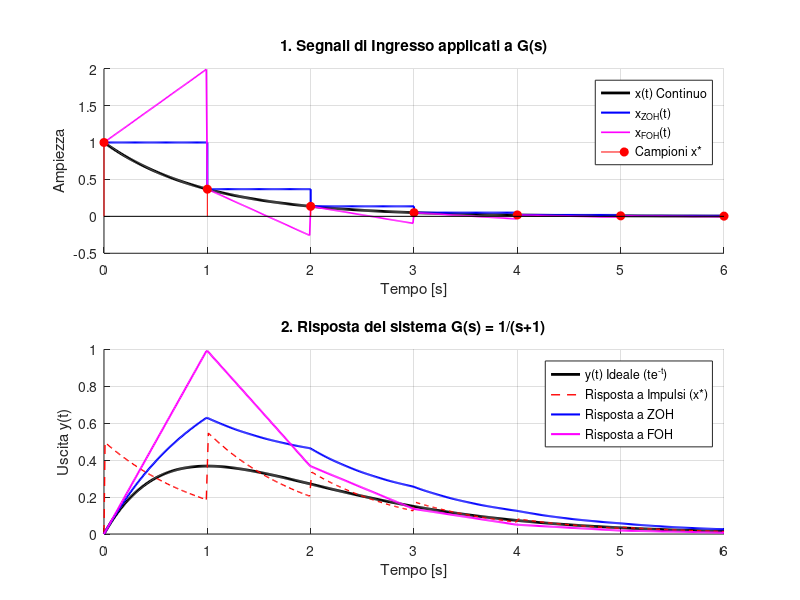

This figure's MATLAB source:
%% Risposta di G(s) a diversi tipi di ricostruzione del segnale
clear; clc; close all;

% --- 1. Definizione del Sistema e del Tempo ---
% G(s) = 1 / (s + 1)
num = 1;
den = [1 1];
sys = tf(num, den);

% Parametri temporali
T = 1;              % Periodo di campionamento
T_sim = 6;          % Durata simulazione
dt = 0.01;          % Risoluzione fine per la simulazione continua
t = 0:dt:T_sim;     % Vettore tempo continuo

% Istanti di campionamento discreti
k_idx = 0:T:T_sim;  

% --- 2. Generazione degli Ingressi (Input) ---

% A. Segnale Continuo x(t) = e^-t
x_cont = exp(-t);

% Campioni discreti x*(k)
x_samples = exp(-k_idx);

% B. Treno di Impulsi (Approssimazione per simulazione)
% Un impulso di Dirac è approssimato come un rettangolo di base dt e altezza x/dt
x_impulse = zeros(size(t));
for i = 1:length(k_idx)
    % Trova l'indice nel vettore t più vicino all'istante di campionamento
    [~, idx] = min(abs(t - k_idx(i))); 
    % Area dell'impulso deve essere pari al campione
    x_impulse(idx) = x_samples(i) / dt; 
end

% C. Ricostruzione ZOH (Zero Order Hold)
x_zoh = zeros(size(t));
for i = 1:length(t)
    % Trova l'ultimo campione valido (k)
    k_current = floor(t(i)/T);
    idx_sample = k_current + 1; % Indice MATLAB (1-based)
    if idx_sample <= length(x_samples)
        x_zoh(i) = x_samples(idx_sample);
    end
end

% D. Ricostruzione FOH (First Order Hold - Causale)
% Formula: x(t) = x[k] + (x[k] - x[k-1])/T * (t - kT)
x_foh = zeros(size(t));
for i = 1:length(t)
    k = floor(t(i)/T);
    idx_k = k + 1;
    
    if idx_k == 1
        % Al primo passo (t < T) assumiamo x[-1] = 0 per la pendenza
        xk = x_samples(1);
        slope = (xk - 0) / T; % Pendenza tra 0 e x(0)
        x_foh(i) = xk + slope * (t(i) - 0); % O semplicemente xk se non predittivo puro
    elseif idx_k <= length(x_samples)
        xk = x_samples(idx_k);
        xk_prev = x_samples(idx_k-1);
        slope = (xk - xk_prev) / T;
        dt_loc = t(i) - k_idx(idx_k);
        x_foh(i) = xk + slope * dt_loc;
    end
end

% --- 3. Calcolo delle Risposte del Sistema (Output) ---
% Usiamo lsim per simulare la risposta di G(s) ai vari ingressi
y_cont = lsim(sys, x_cont, t);      % Risposta ideale
y_imp  = lsim(sys, x_impulse, t);   % Risposta al treno di impulsi
y_zoh  = lsim(sys, x_zoh, t);       % Risposta all'ingresso a gradini
y_foh  = lsim(sys, x_foh, t);       % Risposta all'ingresso FOH

% Soluzione Analitica Esatta per il caso continuo (per verifica)
% Y(s) = 1/(s+1)^2 -> y(t) = t*e^-t
y_exact = t .* exp(-t); 

% --- 4. Plot dei Risultati ---

figure('Name', 'Analisi Risposte', 'Position', [100, 100, 1200, 800]);

% --- SUBPLOT 1: Gli Ingressi ---
subplot(2,1,1);
hold on; grid on;
plot(t, x_cont, 'k', 'LineWidth', 2, 'DisplayName', 'x(t) Continuo');
stairs(t, x_zoh, 'b', 'LineWidth', 1.5, 'DisplayName', 'x_{ZOH}(t)');
plot(t, x_foh, 'm', 'LineWidth', 1.2, 'DisplayName', 'x_{FOH}(t)');
stem(k_idx, x_samples, 'r', 'filled', 'DisplayName', 'Campioni x*');
title('1. Segnali di Ingresso applicati a G(s)');
legend('Location', 'northeast');
xlabel('Tempo [s]'); ylabel('Ampiezza');

% --- SUBPLOT 2: Le Risposte (Uscite) ---
subplot(2,1,2);
hold on; grid on;

% Risposta Ideale
plot(t, y_cont, 'k', 'LineWidth', 2, 'DisplayName', 'y(t) Ideale (te^-^t)');

% Risposta al campionamento impulsivo
plot(t, y_imp, 'r--', 'LineWidth', 1, 'DisplayName', 'Risposta a Impulsi (x*)');

% Risposta allo ZOH
plot(t, y_zoh, 'b-', 'LineWidth', 1.5, 'DisplayName', 'Risposta a ZOH');

% Risposta al FOH
plot(t, y_foh, 'm-', 'LineWidth', 1.5, 'DisplayName', 'Risposta a FOH');

title('2. Risposta del sistema G(s) = 1/(s+1)');
xlabel('Tempo [s]'); ylabel('Uscita y(t)');
legend('Location', 'northeast');
